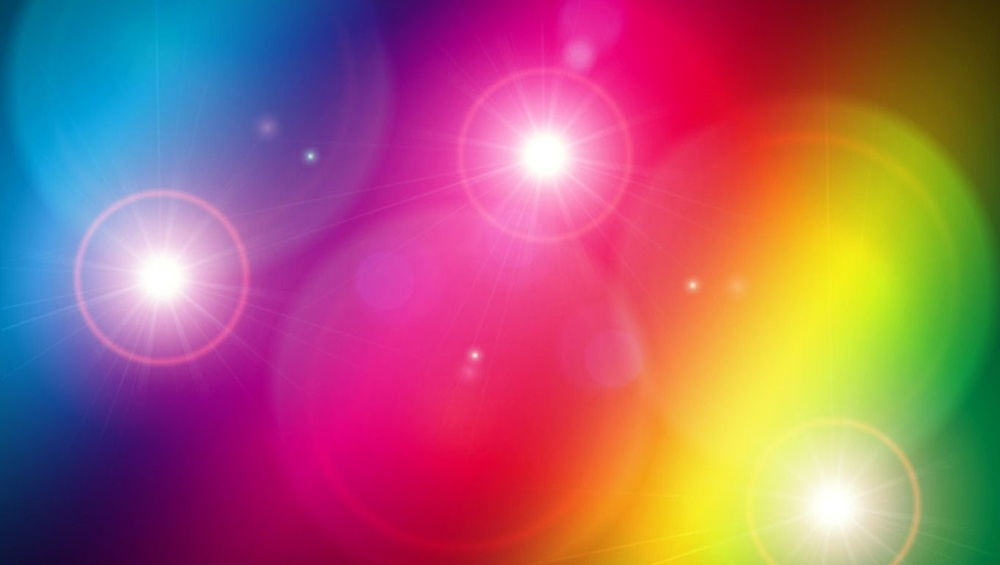
#> input picture assets/img1.jpg, 1000 x 565 px, shrunk from 1360 x 768 before the run
$ python lab4.task2.py
#> lines starting #> are read from the running program, lines starting #| are printed output that depends on the picture
from PIL import Image

# Сборка изображения из известных каналов изображения.
img = Image.open("assets/img1.jpg")
#> img is the input picture: PIL image 1000x565 RGB; mean R, G, B 163.8, 98.3, 111.7
R, G, B = img.split()
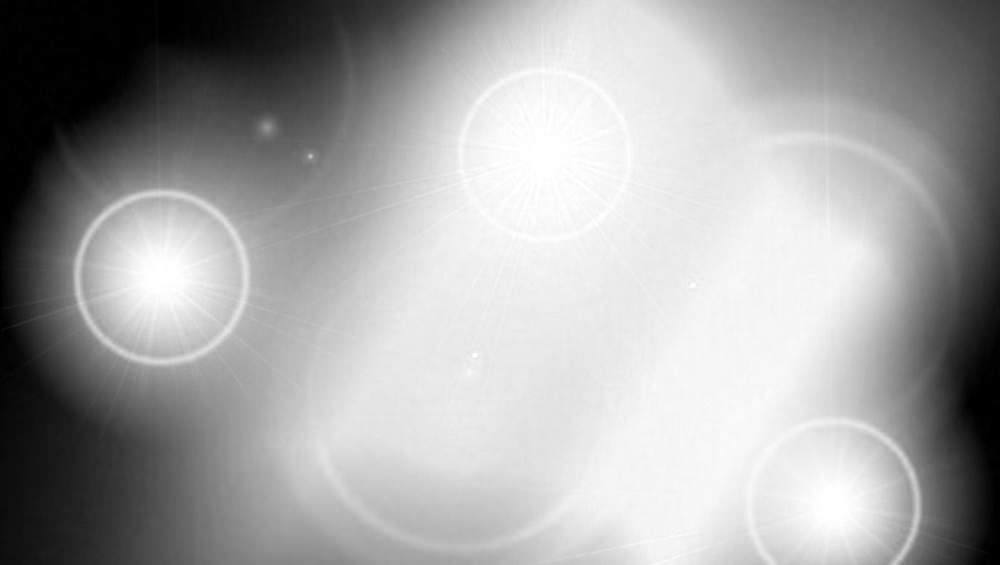
#> R: PIL image 1000x565 L; min 0, max 255, mean 163.8
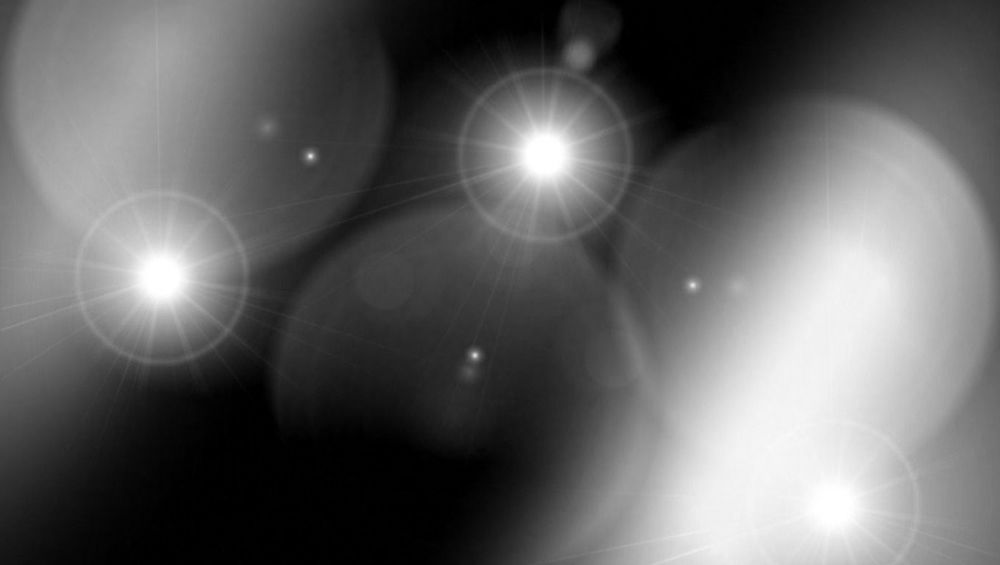
#> G: PIL image 1000x565 L; min 0, max 255, mean 98.3
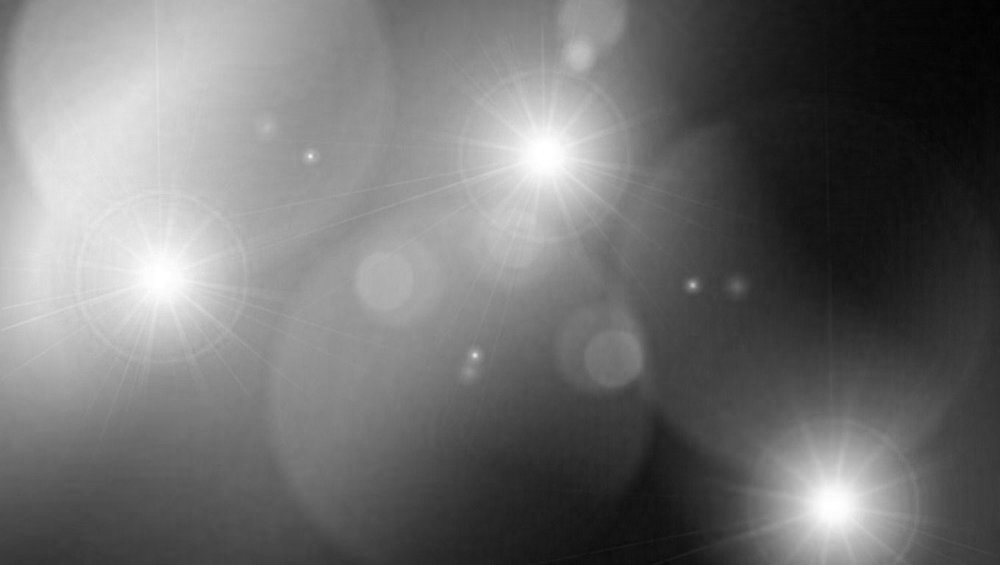
#> B: PIL image 1000x565 L; min 1, max 255, mean 111.7
img2 = Image.merge("RGB", (R, G, B))
print(img2.mode)
#| RGB
img2.show()

$ run again, with assets/Rainbow (3).jpg copied over assets/img1.jpg
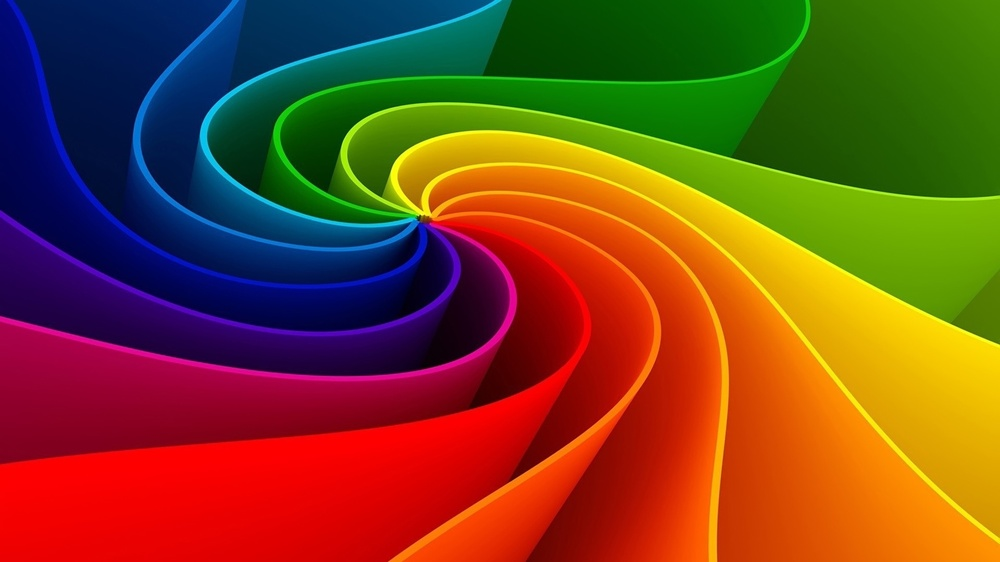
#> input picture assets/Rainbow (3).jpg, 1000 x 562 px, shrunk from 1920 x 1080 before the run
#> img is the input picture: PIL image 1000x562 RGB; mean R, G, B 119.9, 69.8, 29.5
#> `R, G, B = img.split()`:
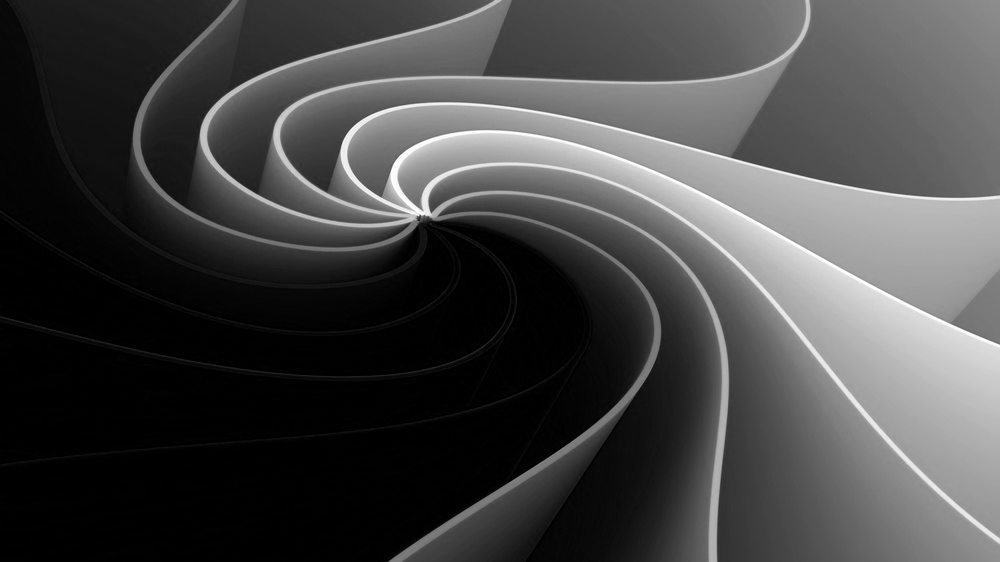
#> G: PIL image 1000x562 L; min 0, max 255, mean 69.8
#> `R, G, B = img.split()`:
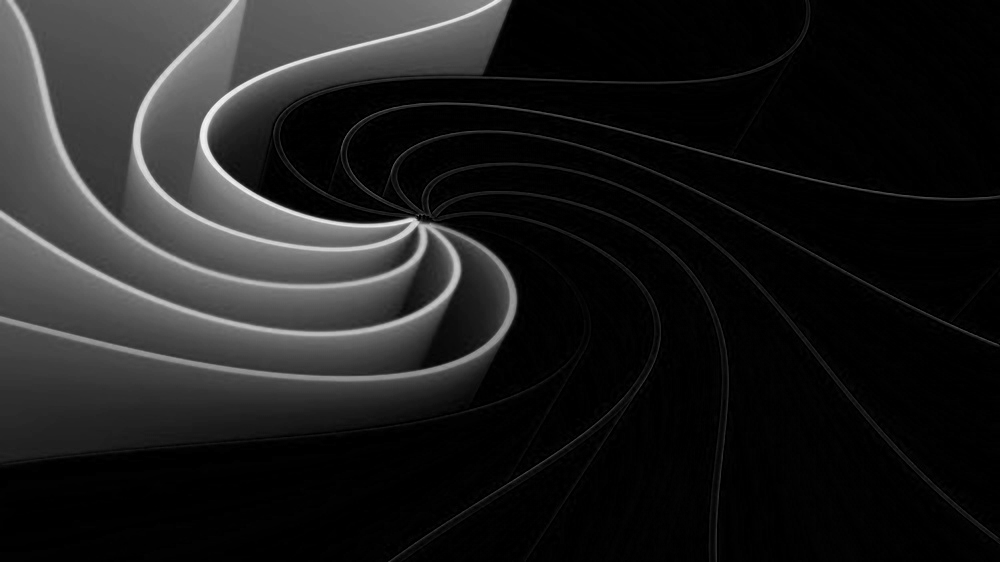
#> B: PIL image 1000x562 L; min 0, max 247, mean 29.5
#| RGB

$ run again, with assets/Rainbow (4).jpg copied over assets/img1.jpg
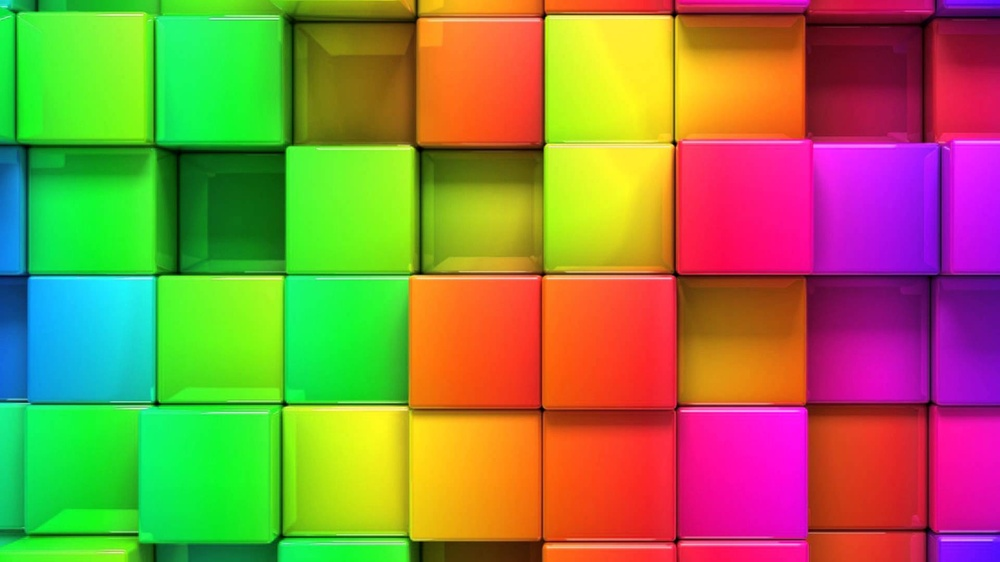
#> input picture assets/Rainbow (4).jpg, 1000 x 562 px, shrunk from 1920 x 1080 before the run
#> img is the input picture: PIL image 1000x562 RGB; mean R, G, B 145, 130.3, 68.3
#> `R, G, B = img.split()`:
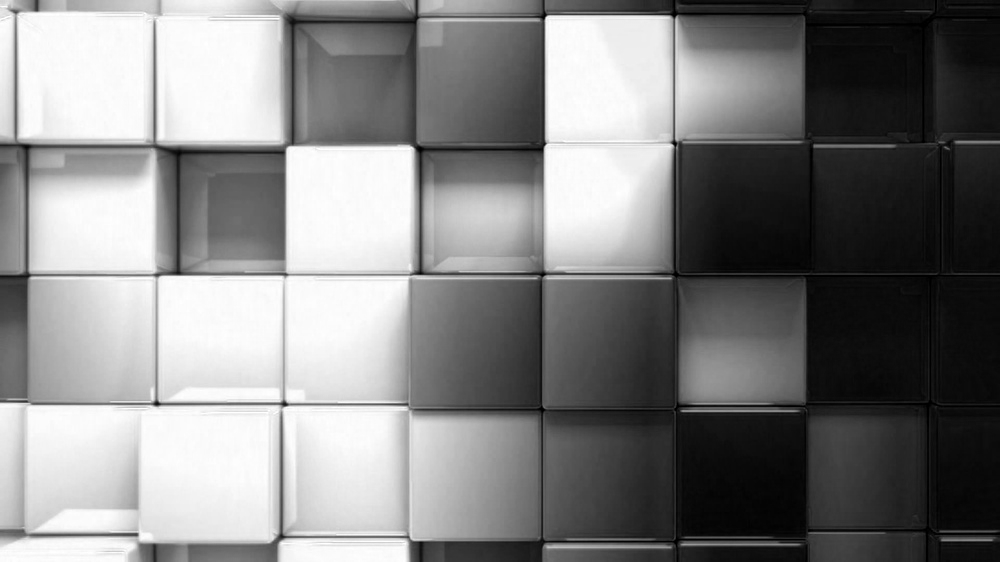
#> G: PIL image 1000x562 L; min 0, max 255, mean 130.3
#> `R, G, B = img.split()`:
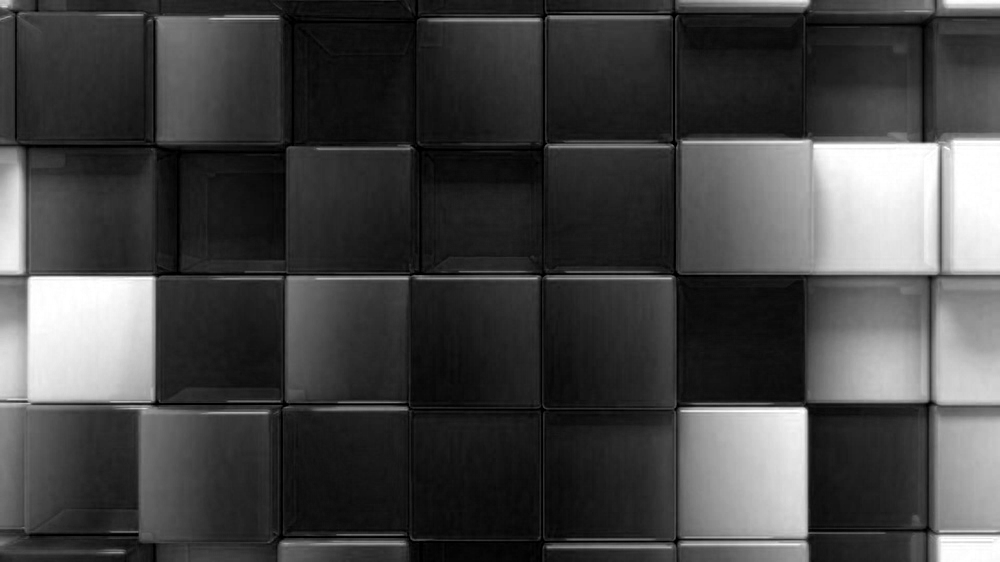
#> B: PIL image 1000x562 L; min 0, max 255, mean 68.3
#| RGB
